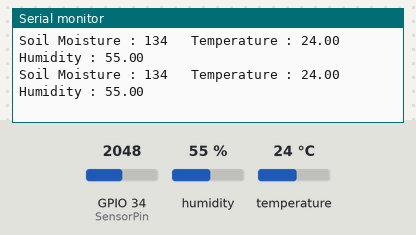
A sketch run on a simulated ESP32. Parts: the last lines printed to the serial monitor. Inputs (shaded band) come from the test bench; at power-on: humidity 55 %, GPIO 34 (SensorPin) = 2048, temperature 24 °C. WiFi joins after 1.5 s; servers stay silent unless stated.

Above: at 3.0 s.
3.1 s: humidity set to 22 %
At 4.21 s:
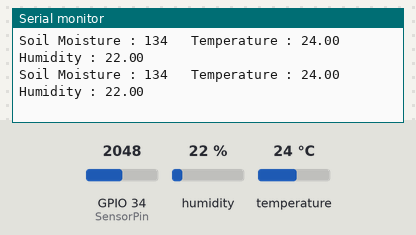
4.6 s: GPIO 34 (SensorPin) set to 2866
At 4.61 s:
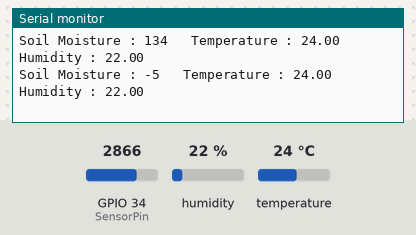
6.1 s: temperature set to 12 °C
At 6.12 s:
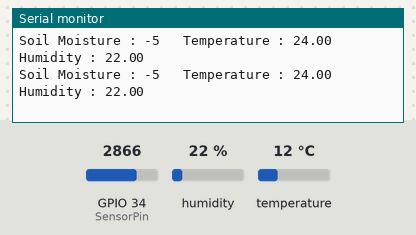
7.6 s: GPIO 34 (SensorPin) set to 3603
At 8.22 s:
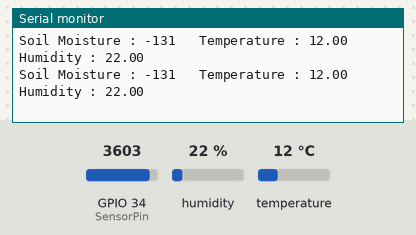
9.1 s: humidity set to 40 %
At 10.51 s:
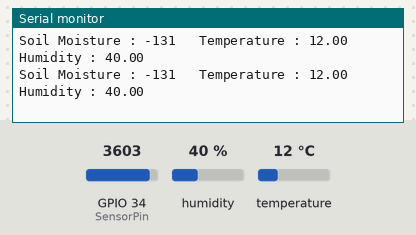
Timing chart, 0 to 11.6 s (numbered marks = the images above; inputs shaded):
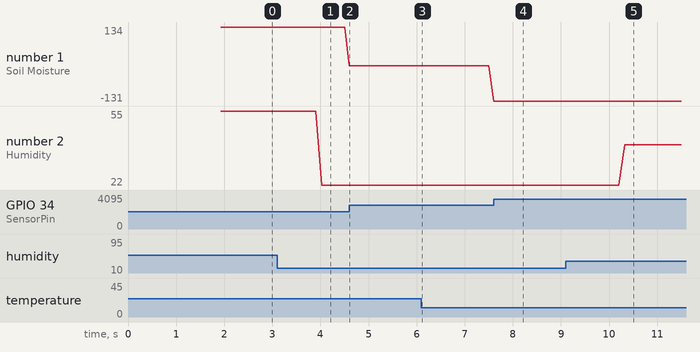

Measured:
- after the input at 3.1 s, the serial monitor: prints a new line after 0.93 s (image 1)
- after the input at 4.6 s, the serial monitor: prints a new line at once (image 2)
- after the input at 7.6 s, the serial monitor: prints a new line at once (image 4)
- after the input at 9.1 s, the serial monitor: prints a new line after 1.2 s (image 5)
- plotted number 1: 134 → -5 after the input at 4.6 s, -5 → -131 after the input at 7.6 s
- plotted number 2: 55 → 22 after the input at 3.1 s, 22 → 40 after the input at 9.1 s

The sketch:

environmentalMonitoringSystem.ino
```cpp
#define BLYNK_TEMPLATE_ID "TMPL6mMZHEyDO"
#define BLYNK_TEMPLATE_NAME "Environmental Monitoring System"
#define BLYNK_AUTH_TOKEN "KtYIzt13GWUnpmqQcjdhT6gIqayMVMkR"

#define BLYNK_PRINT Serial
#include <WiFi.h>
#include <BlynkSimpleEsp32.h>

#include <DHT.h>


char auth[] = BLYNK_AUTH_TOKEN;

char ssid[] = "Cloud";  // type your wifi name
char pass[] = "clouderror404";  // type your wifi password

BlynkTimer timer;


#define DHTPIN 4 //Connect Out pin to D4 in ESP32
#define DHTTYPE DHT11
DHT dht(DHTPIN, DHTTYPE);
#define SensorPin 34 //Connect Out pin to D4 in ESP32
const int dryValue  = 2834;   //you need to replace this value with Value_1
const int wetValue = 2250;  //you need to replace this value with Value_2
//const int SensorPin = 34;

void sendSensor()
{
  /*int soilmoisturevalue = analogRead(A0);
   soilmoisturevalue = map(soilmoisturevalue, 0, 1023, 0, 100);*/
   int value = analogRead(SensorPin);
  //value = map(value,400,1023,100,0);
   int soilMoisturePercent  = map(value, dryValue, wetValue, 0, 100);
  float h = dht.readHumidity();
  float t = dht.readTemperature(); // or dht.readTemperature(true) for Fahrenheit

  if (isnan(h) || isnan(t)) {
    Serial.println("Failed to read from DHT sensor!");
    return;
  }
  // You can send any value at any time.
  // Please don't send more that 10 values per second.
    Blynk.virtualWrite(V0, soilMoisturePercent);
    Blynk.virtualWrite(V1, t);
    Blynk.virtualWrite(V2, h);
    Serial.print("Soil Moisture : ");
    Serial.print(soilMoisturePercent);
    Serial.print("   Temperature : ");
    Serial.print(t);
    Serial.print("    Humidity : ");
    Serial.println(h);
}
void setup()
{

  Serial.begin(115200);


  Blynk.begin(auth, ssid, pass);
  dht.begin();
  timer.setInterval(100L, sendSensor);

  }

void loop()
{
  Blynk.run();
  timer.run();
 }
```
